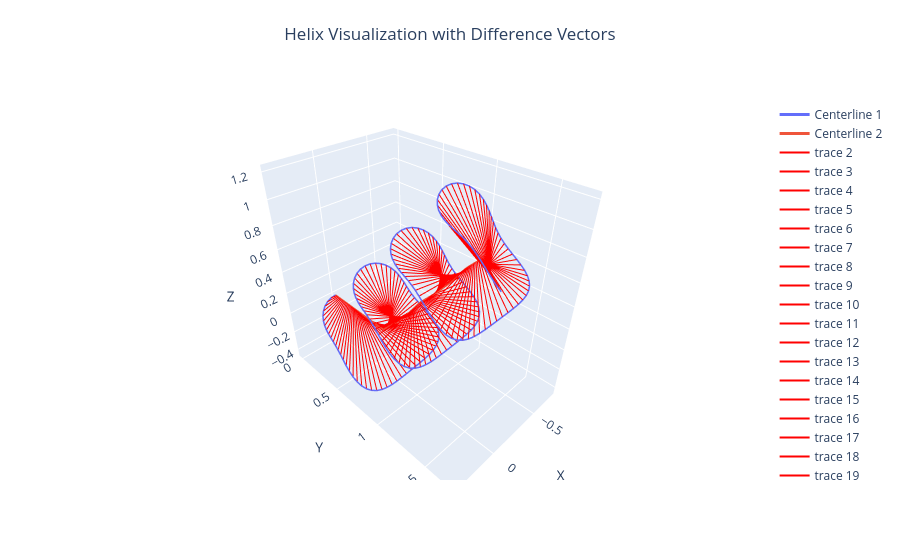

Notebook source saved alongside this figure:
### Code cell
import numpy as np
from scipy.interpolate import interp1d

group_size = 61
real_centerline = np.zeros_like(r[:-group_size, :])
# average positions considering group size of 5
for i in range(group_size):
    real_centerline += r[i:-group_size+i, :]
real_centerline /= group_size

real_centerline = np.concatenate((r[0:1, :], real_centerline, r[-1:, :]), axis=0) # adding top clamped point

#redistributing points along centerline to be uniformly spaced
distances = np.cumsum(np.linalg.norm(np.diff(real_centerline, axis=0), axis=1))
distances = np.insert(distances, 0, 0)

n_new = len(r)  # Same # points as helix
new_distances = np.linspace(0, distances[-1], n_new)
interp_func = interp1d(distances, real_centerline, axis=0, kind='linear')  # Linear interpolation
real_centerline = interp_func(new_distances)

print(len(r))
print(len(real_centerline))
deltas_vec = r - real_centerline
n_fake = np.zeros_like(n)

curl = r
helices = [(r,n), (real_centerline, n_fake)]
fig = go.Figure()

# Plot each helix
for idx, (r, n) in enumerate(helices):
    # Plot centerline
    fig.add_trace(go.Scatter3d(
        x=r[:, 0], y=r[:, 1], z=r[:, 2],
        mode='lines',
        line=dict(width=3),
        name=f'Centerline {idx + 1}'
    ))

# plot difference vectors
for i in range(len(curl)):
    fig.add_trace(go.Scatter3d(
        x=[curl[i, 0], real_centerline[i, 0]], 
        y=[curl[i, 1], real_centerline[i, 1]],
        z=[curl[i, 2], real_centerline[i, 2]],
        mode='lines',  # Plot each vector as a line
        line=dict(color='red', width=2),  # Red color for the lines
        showlegend=True  # Avoid cluttering the legend
    ))

# Update layout
fig.update_layout(
    scene=dict(
        xaxis_title='X',
        yaxis_title='Y',
        zaxis_title='Z',
    ),
    title=dict(text='Helix Visualization with Difference Vectors', y=0.95, x=0.5, xanchor='center', yanchor='top'),
)

fig.show()

### Figure 1 — Plotly figure (JSON) as saved in the notebook; plotly's stock layout.template omitted (floating-point values rounded to 4 significant figures; data arrays with more than 128 entries replaced by an {"elided": "..."} marker saying what was removed)
{"data": [{"line": {"width": 3}, "mode": "lines", "name": "Centerline 1", "type": "scatter3d", "x": {"elided": "200 float values"}, "y": {"elided": "200 float values"}, "z": {"elided": "200 float values"}}, {"line": {"width": 3}, "mode": "lines", "name": "Centerline 2", "type": "scatter3d", "x": {"elided": "200 float values"}, "y": {"elided": "200 float values"}, "z": {"elided": "200 float values"}}, {"line": {"color": "red", "width": 2}, "mode": "lines", "showlegend": true, "type": "scatter3d", "x": [0, 0], "y": [0, 0], "z": [0, 0]}, {"line": {"color": "red", "width": 2}, "mode": "lines", "showlegend": true, "type": "scatter3d", "x": [0.04987, -0.001623], "y": [0.003964, 0.01137], "z": [-0.003567, -0.002518]}, {"line": {"color": "red", "width": 2}, "mode": "lines", "showlegend": true, "type": "scatter3d", "x": [0.09752, -0.003246], "y": [0.01632, 0.02275], "z": [-0.01319, -0.005037]}, {"line": {"color": "red", "width": 2}, "mode": "lines", "showlegend": true, "type": "scatter3d", "x": [0.141, -0.004869], "y": [0.03718, 0.03412], "z": [-0.02694, -0.007555]}, {"line": {"color": "red", "width": 2}, "mode": "lines", "showlegend": true, "type": "scatter3d", "x": [0.179, -0.006492], "y": [0.06592, 0.0455], "z": [-0.04266, -0.01007]}, {"line": {"color": "red", "width": 2}, "mode": "lines", "showlegend": true, "type": "scatter3d", "x": [0.2109, -0.008115], "y": [0.1014, 0.05687], "z": [-0.05833, -0.01259]}, {"line": {"color": "red", "width": 2}, "mode": "lines", "showlegend": true, "type": "scatter3d", "x": [0.2369, -0.009738], "y": [0.142, 0.06825], "z": [-0.07233, -0.01511]}, {"line": {"color": "red", "width": 2}, "mode": "lines", "showlegend": true, "type": "scatter3d", "x": [0.2577, -0.01136], "y": [0.1863, 0.07962], "z": [-0.08364, -0.01763]}, {"line": {"color": "red", "width": 2}, "mode": "lines", "showlegend": true, "type": "scatter3d", "x": [0.2746, -0.01298], "y": [0.2329, 0.091], "z": [-0.0919, -0.02015]}, {"line": {"color": "red", "width": 2}, "mode": "lines", "showlegend": true, "type": "scatter3d", "x": [0.2888, -0.01461], "y": [0.2807, 0.1024], "z": [-0.09741, -0.02267]}, {"line": {"color": "red", "width": 2}, "mode": "lines", "showlegend": true, "type": "scatter3d", "x": [0.3016, -0.01623], "y": [0.3292, 0.1137], "z": [-0.101, -0.02518]}, {"line": {"color": "red", "width": 2}, "mode": "lines", "showlegend": true, "type": "scatter3d", "x": [0.3141, -0.01785], "y": [0.3778, 0.1251], "z": [-0.1039, -0.0277]}, {"line": {"color": "red", "width": 2}, "mode": "lines", "showlegend": true, "type": "scatter3d", "x": [0.3268, -0.01948], "y": [0.4262, 0.1365], "z": [-0.1078, -0.03022]}, {"line": {"color": "red", "width": 2}, "mode": "lines", "showlegend": true, "type": "scatter3d", "x": [0.3398, -0.0211], "y": [0.4743, 0.1479], "z": [-0.1142, -0.03274]}, {"line": {"color": "red", "width": 2}, "mode": "lines", "showlegend": true, "type": "scatter3d", "x": [0.3526, -0.02272], "y": [0.5218, 0.1592], "z": [-0.1246, -0.03526]}, {"line": {"color": "red", "width": 2}, "mode": "lines", "showlegend": true, "type": "scatter3d", "x": [0.364, -0.02435], "y": [0.568, 0.1706], "z": [-0.1405, -0.03778]}, {"line": {"color": "red", "width": 2}, "mode": "lines", "showlegend": true, "type": "scatter3d", "x": [0.3727, -0.02597], "y": [0.6123, 0.182], "z": [-0.1625, -0.04029]}, {"line": {"color": "red", "width": 2}, "mode": "lines", "showlegend": true, "type": "scatter3d", "x": [0.3769, -0.02759], "y": [0.6537, 0.1934], "z": [-0.1906, -0.04281]}, {"line": {"color": "red", "width": 2}, "mode": "lines", "showlegend": true, "type": "scatter3d", "x": [0.3746, -0.02922], "y": [0.6911, 0.2047], "z": [-0.224, -0.04533]}, {"line": {"color": "red", "width": 2}, "mode": "lines", "showlegend": true, "type": "scatter3d", "x": [0.3646, -0.03084], "y": [0.7236, 0.2161], "z": [-0.2608, -0.04785]}, {"line": {"color": "red", "width": 2}, "mode": "lines", "showlegend": true, "type": "scatter3d", "x": [0.346, -0.03246], "y": [0.7504, 0.2275], "z": [-0.2989, -0.05037]}, {"line": {"color": "red", "width": 2}, "mode": "lines", "showlegend": true, "type": "scatter3d", "x": [0.3187, -0.03408], "y": [0.7714, 0.2389], "z": [-0.3354, -0.05289]}, {"line": {"color": "red", "width": 2}, "mode": "lines", "showlegend": true, "type": "scatter3d", "x": [0.2835, -0.03571], "y": [0.7868, 0.2502], "z": [-0.3676, -0.0554]}, {"line": {"color": "red", "width": 2}, "mode": "lines", "showlegend": true, "type": "scatter3d", "x": [0.2418, -0.03733], "y": [0.7975, 0.2616], "z": [-0.3934, -0.05792]}, {"line": {"color": "red", "width": 2}, "mode": "lines", "showlegend": true, "type": "scatter3d", "x": [0.1955, -0.03895], "y": [0.8045, 0.273], "z": [-0.4114, -0.06044]}, {"line": {"color": "red", "width": 2}, "mode": "lines", "showlegend": true, "type": "scatter3d", "x": [0.1466, -0.04058], "y": [0.8093, 0.2844], "z": [-0.4212, -0.06296]}, {"line": {"color": "red", "width": 2}, "mode": "lines", "showlegend": true, "type": "scatter3d", "x": [0.09654, -0.0422], "y": [0.8132, 0.2957], "z": [-0.4232, -0.06548]}, {"line": {"color": "red", "width": 2}, "mode": "lines", "showlegend": true, "type": "scatter3d", "x": [0.04672, -0.04382], "y": [0.8174, 0.3071], "z": [-0.4184, -0.068]}, {"line": {"color": "red", "width": 2}, "mode": "lines", "showlegend": true, "type": "scatter3d", "x": [-0.002235, -0.04545], "y": [0.8225, 0.3185], "z": [-0.4084, -0.07051]}, {"line": {"color": "red", "width": 2}, "mode": "lines", "showlegend": true, "type": "scatter3d", "x": [-0.0502, -0.04707], "y": [0.8289, 0.3299], "z": [-0.3948, -0.07303]}, {"line": {"color": "red", "width": 2}, "mode": "lines", "showlegend": true, "type": "scatter3d", "x": [-0.09746, -0.04869], "y": [0.8362, 0.3412], "z": [-0.3794, -0.07555]}, {"line": {"color": "red", "width": 2}, "mode": "lines", "showlegend": true, "type": "scatter3d", "x": [-0.1445, -0.05032], "y": [0.8439, 0.3526], "z": [-0.3635, -0.07807]}, {"line": {"color": "red", "width": 2}, "mode": "lines", "showlegend": true, "type": "scatter3d", "x": [-0.1919, -0.05194], "y": [0.8507, 0.364], "z": [-0.3483, -0.08059]}, {"line": {"color": "red", "width": 2}, "mode": "lines", "showlegend": true, "type": "scatter3d", "x": [-0.24, -0.05356], "y": [0.8553, 0.3754], "z": [-0.3344, -0.08311]}, {"line": {"color": "red", "width": 2}, "mode": "lines", "showlegend": true, "type": "scatter3d", "x": [-0.2887, -0.05518], "y": [0.856, 0.3867], "z": [-0.3223, -0.08562]}, {"line": {"color": "red", "width": 2}, "mode": "lines", "showlegend": true, "type": "scatter3d", "x": [-0.3376, -0.05681], "y": [0.8511, 0.3981], "z": [-0.3119, -0.08814]}, {"line": {"color": "red", "width": 2}, "mode": "lines", "showlegend": true, "type": "scatter3d", "x": [-0.3855, -0.05843], "y": [0.8393, 0.4095], "z": [-0.3026, -0.09066]}, {"line": {"color": "red", "width": 2}, "mode": "lines", "showlegend": true, "type": "scatter3d", "x": [-0.4308, -0.06005], "y": [0.8196, 0.4209], "z": [-0.2936, -0.09318]}, {"line": {"color": "red", "width": 2}, "mode": "lines", "showlegend": true, "type": "scatter3d", "x": [-0.4715, -0.06168], "y": [0.792, 0.4322], "z": [-0.2838, -0.0957]}, {"line": {"color": "red", "width": 2}, "mode": "lines", "showlegend": true, "type": "scatter3d", "x": [-0.5056, -0.0633], "y": [0.7571, 0.4436], "z": [-0.2721, -0.09822]}, {"line": {"color": "red", "width": 2}, "mode": "lines", "showlegend": true, "type": "scatter3d", "x": [-0.5315, -0.06492], "y": [0.7168, 0.455], "z": [-0.2572, -0.1007]}, {"line": {"color": "red", "width": 2}, "mode": "lines", "showlegend": true, "type": "scatter3d", "x": [-0.5481, -0.06655], "y": [0.6734, 0.4664], "z": [-0.2382, -0.1033]}, {"line": {"color": "red", "width": 2}, "mode": "lines", "showlegend": true, "type": "scatter3d", "x": [-0.5551, -0.06817], "y": [0.6296, 0.4777], "z": [-0.2148, -0.1058]}, {"line": {"color": "red", "width": 2}, "mode": "lines", "showlegend": true, "type": "scatter3d", "x": [-0.5533, -0.06979], "y": [0.5881, 0.4891], "z": [-0.1867, -0.1083]}, {"line": {"color": "red", "width": 2}, "mode": "lines", "showlegend": true, "type": "scatter3d", "x": [-0.544, -0.07142], "y": [0.551, 0.5005], "z": [-0.1543, -0.1108]}, {"line": {"color": "red", "width": 2}, "mode": "lines", "showlegend": true, "type": "scatter3d", "x": [-0.5292, -0.07304], "y": [0.5196, 0.5119], "z": [-0.118, -0.1133]}, {"line": {"color": "red", "width": 2}, "mode": "lines", "showlegend": true, "type": "scatter3d", "x": [-0.5109, -0.07466], "y": [0.4945, 0.5232], "z": [-0.07861, -0.1158]}, {"line": {"color": "red", "width": 2}, "mode": "lines", "showlegend": true, "type": "scatter3d", "x": [-0.4907, -0.0762], "y": [0.4752, 0.534], "z": [-0.03682, -0.1167]}, {"line": {"color": "red", "width": 2}, "mode": "lines", "showlegend": true, "type": "scatter3d", "x": [-0.4701, -0.07728], "y": [0.4609, 0.5417], "z": [0.006706, -0.1078]}, {"line": {"color": "red", "width": 2}, "mode": "lines", "showlegend": true, "type": "scatter3d", "x": [-0.4499, -0.07846], "y": [0.4501, 0.5495], "z": [0.0514, -0.09909]}, {"line": {"color": "red", "width": 2}, "mode": "lines", "showlegend": true, "type": "scatter3d", "x": [-0.4302, -0.07984], "y": [0.4412, 0.5576], "z": [0.09676, -0.09062]}, {"line": {"color": "red", "width": 2}, "mode": "lines", "showlegend": true, "type": "scatter3d", "x": [-0.4106, -0.08138], "y": [0.4326, 0.5657], "z": [0.1422, -0.08224]}, {"line": {"color": "red", "width": 2}, "mode": "lines", "showlegend": true, "type": "scatter3d", "x": [-0.3903, -0.08306], "y": [0.4232, 0.5738], "z": [0.1872, -0.07389]}, {"line": {"color": "red", "width": 2}, "mode": "lines", "showlegend": true, "type": "scatter3d", "x": [-0.3682, -0.08483], "y": [0.4119, 0.5819], "z": [0.2309, -0.06552]}, {"line": {"color": "red", "width": 2}, "mode": "lines", "showlegend": true, "type": "scatter3d", "x": [-0.3429, -0.08663], "y": [0.3985, 0.5899], "z": [0.2722, -0.05713]}, {"line": {"color": "red", "width": 2}, "mode": "lines", "showlegend": true, "type": "scatter3d", "x": [-0.3134, -0.08843], "y": [0.3831, 0.5979], "z": [0.3098, -0.04872]}, {"line": {"color": "red", "width": 2}, "mode": "lines", "showlegend": true, "type": "scatter3d", "x": [-0.2788, -0.0902], "y": [0.3668, 0.606], "z": [0.3423, -0.04031]}, {"line": {"color": "red", "width": 2}, "mode": "lines", "showlegend": true, "type": "scatter3d", "x": [-0.239, -0.09194], "y": [0.351, 0.614], "z": [0.3684, -0.03193]}, {"line": {"color": "red", "width": 2}, "mode": "lines", "showlegend": true, "type": "scatter3d", "x": [-0.1943, -0.09371], "y": [0.3376, 0.6221], "z": [0.3869, -0.02361]}, {"line": {"color": "red", "width": 2}, "mode": "lines", "showlegend": true, "type": "scatter3d", "x": [-0.146, -0.09556], "y": [0.3288, 0.6303], "z": [0.3972, -0.01536]}, {"line": {"color": "red", "width": 2}, "mode": "lines", "showlegend": true, "type": "scatter3d", "x": [-0.09596, -0.09761], "y": [0.3264, 0.6385], "z": [0.3996, -0.007188]}, {"line": {"color": "red", "width": 2}, "mode": "lines", "showlegend": true, "type": "scatter3d", "x": [-0.04633, -0.09991], "y": [0.3319, 0.6467], "z": [0.3948, 0.0009461]}, {"line": {"color": "red", "width": 2}, "mode": "lines", "showlegend": true, "type": "scatter3d", "x": [0.0007009, -0.1025], "y": [0.3459, 0.6548], "z": [0.3845, 0.009098]}, {"line": {"color": "red", "width": 2}, "mode": "lines", "showlegend": true, "type": "scatter3d", "x": [0.04333, -0.1055], "y": [0.3685, 0.6626], "z": [0.3708, 0.01734]}, {"line": {"color": "red", "width": 2}, "mode": "lines", "showlegend": true, "type": "scatter3d", "x": [0.08037, -0.1087], "y": [0.3988, 0.6702], "z": [0.3556, 0.02572]}, {"line": {"color": "red", "width": 2}, "mode": "lines", "showlegend": true, "type": "scatter3d", "x": [0.1114, -0.112], "y": [0.4354, 0.6776], "z": [0.3409, 0.03425]}, {"line": {"color": "red", "width": 2}, "mode": "lines", "showlegend": true, "type": "scatter3d", "x": [0.1367, -0.1153], "y": [0.4768, 0.6849], "z": [0.3282, 0.04292]}, {"line": {"color": "red", "width": 2}, "mode": "lines", "showlegend": true, "type": "scatter3d", "x": [0.1572, -0.1186], "y": [0.5216, 0.692], "z": [0.3184, 0.05168]}, {"line": {"color": "red", "width": 2}, "mode": "lines", "showlegend": true, "type": "scatter3d", "x": [0.1742, -0.1219], "y": [0.5684, 0.6991], "z": [0.3115, 0.06049]}, {"line": {"color": "red", "width": 2}, "mode": "lines", "showlegend": true, "type": "scatter3d", "x": [0.1888, -0.125], "y": [0.6163, 0.7062], "z": [0.3071, 0.06933]}, {"line": {"color": "red", "width": 2}, "mode": "lines", "showlegend": true, "type": "scatter3d", "x": [0.2025, -0.1282], "y": [0.6645, 0.7133], "z": [0.3043, 0.07815]}, {"line": {"color": "red", "width": 2}, "mode": "lines", "showlegend": true, "type": "scatter3d", "x": [0.216, -0.1313], "y": [0.7129, 0.7204], "z": [0.3017, 0.08696]}, {"line": {"color": "red", "width": 2}, "mode": "lines", "showlegend": true, "type": "scatter3d", "x": [0.2298, -0.1345], "y": [0.761, 0.7275], "z": [0.2977, 0.09576]}, {"line": {"color": "red", "width": 2}, "mode": "lines", "showlegend": true, "type": "scatter3d", "x": [0.2438, -0.1378], "y": [0.8088, 0.7346], "z": [0.2907, 0.1046]}, {"line": {"color": "red", "width": 2}, "mode": "lines", "showlegend": true, "type": "scatter3d", "x": [0.2574, -0.1411], "y": [0.8557, 0.7415], "z": [0.2791, 0.1135]}, {"line": {"color": "red", "width": 2}, "mode": "lines", "showlegend": true, "type": "scatter3d", "x": [0.2694, -0.1444], "y": [0.9013, 0.7483], "z": [0.2619, 0.1225]}, {"line": {"color": "red", "width": 2}, "mode": "lines", "showlegend": true, "type": "scatter3d", "x": [0.2781, -0.1475], "y": [0.9448, 0.755], "z": [0.2383, 0.1317]}, {"line": {"color": "red", "width": 2}, "mode": "lines", "showlegend": true, "type": "scatter3d", "x": [0.2818, -0.1504], "y": [0.9852, 0.7615], "z": [0.2088, 0.1411]}, {"line": {"color": "red", "width": 2}, "mode": "lines", "showlegend": true, "type": "scatter3d", "x": [0.2786, -0.1529], "y": [1.021, 0.7678], "z": [0.1742, 0.1506]}, {"line": {"color": "red", "width": 2}, "mode": "lines", "showlegend": true, "type": "scatter3d", "x": [0.2672, -0.1551], "y": [1.053, 0.7742], "z": [0.1367, 0.1602]}, {"line": {"color": "red", "width": 2}, "mode": "lines", "showlegend": true, "type": "scatter3d", "x": [0.2471, -0.1571], "y": [1.078, 0.7806], "z": [0.09861, 0.1699]}, {"line": {"color": "red", "width": 2}, "mode": "lines", "showlegend": true, "type": "scatter3d", "x": [0.2182, -0.1588], "y": [1.098, 0.7872], "z": [0.06279, 0.1796]}, {"line": {"color": "red", "width": 2}, "mode": "lines", "showlegend": true, "type": "scatter3d", "x": [0.1817, -0.1604], "y": [1.113, 0.7938], "z": [0.03177, 0.1891]}, {"line": {"color": "red", "width": 2}, "mode": "lines", "showlegend": true, "type": "scatter3d", "x": [0.139, -0.162], "y": [1.123, 0.8005], "z": [0.007552, 0.1987]}, {"line": {"color": "red", "width": 2}, "mode": "lines", "showlegend": true, "type": "scatter3d", "x": [0.09205, -0.1636], "y": [1.131, 0.8072], "z": [-0.00872, 0.2082]}, {"line": {"color": "red", "width": 2}, "mode": "lines", "showlegend": true, "type": "scatter3d", "x": [0.04281, -0.1653], "y": [1.136, 0.8139], "z": [-0.01683, 0.2177]}, {"line": {"color": "red", "width": 2}, "mode": "lines", "showlegend": true, "type": "scatter3d", "x": [-0.007159, -0.1669], "y": [1.141, 0.8206], "z": [-0.01738, 0.2272]}, {"line": {"color": "red", "width": 2}, "mode": "lines", "showlegend": true, "type": "scatter3d", "x": [-0.05677, -0.1686], "y": [1.146, 0.8273], "z": [-0.0116, 0.2367]}, {"line": {"color": "red", "width": 2}, "mode": "lines", "showlegend": true, "type": "scatter3d", "x": [-0.1055, -0.1701], "y": [1.153, 0.834], "z": [-0.00109, 0.2463]}, {"line": {"color": "red", "width": 2}, "mode": "lines", "showlegend": true, "type": "scatter3d", "x": [-0.1533, -0.1715], "y": [1.16, 0.8407], "z": [0.01246, 0.2559]}, {"line": {"color": "red", "width": 2}, "mode": "lines", "showlegend": true, "type": "scatter3d", "x": [-0.2005, -0.1728], "y": [1.169, 0.8475], "z": [0.02746, 0.2654]}, {"line": {"color": "red", "width": 2}, "mode": "lines", "showlegend": true, "type": "scatter3d", "x": [-0.2477, -0.174], "y": [1.177, 0.8545], "z": [0.04254, 0.2747]}, {"line": {"color": "red", "width": 2}, "mode": "lines", "showlegend": true, "type": "scatter3d", "x": [-0.2954, -0.175], "y": [1.184, 0.8618], "z": [0.05669, 0.2839]}, {"line": {"color": "red", "width": 2}, "mode": "lines", "showlegend": true, "type": "scatter3d", "x": [-0.3438, -0.1761], "y": [1.189, 0.8694], "z": [0.06927, 0.2928]}, {"line": {"color": "red", "width": 2}, "mode": "lines", "showlegend": true, "type": "scatter3d", "x": [-0.3928, -0.1773], "y": [1.189, 0.8772], "z": [0.08007, 0.3015]}, {"line": {"color": "red", "width": 2}, "mode": "lines", "showlegend": true, "type": "scatter3d", "x": [-0.4418, -0.1786], "y": [1.183, 0.8852], "z": [0.0893, 0.31]}, {"line": {"color": "red", "width": 2}, "mode": "lines", "showlegend": true, "type": "scatter3d", "x": [-0.4895, -0.1801], "y": [1.169, 0.8933], "z": [0.09759, 0.3184]}, {"line": {"color": "red", "width": 2}, "mode": "lines", "showlegend": true, "type": "scatter3d", "x": [-0.5342, -0.1818], "y": [1.148, 0.9014], "z": [0.1059, 0.3268]}, {"line": {"color": "red", "width": 2}, "mode": "lines", "showlegend": true, "type": "scatter3d", "x": [-0.5739, -0.1835], "y": [1.119, 0.9095], "z": [0.1154, 0.3352]}, {"line": {"color": "red", "width": 2}, "mode": "lines", "showlegend": true, "type": "scatter3d", "x": [-0.6066, -0.1853], "y": [1.083, 0.9176], "z": [0.1273, 0.3436]}, {"line": {"color": "red", "width": 2}, "mode": "lines", "showlegend": true, "type": "scatter3d", "x": [-0.6308, -0.187], "y": [1.042, 0.9256], "z": [0.1427, 0.352]}, {"line": {"color": "red", "width": 2}, "mode": "lines", "showlegend": true, "type": "scatter3d", "x": [-0.6456, -0.1888], "y": [0.9981, 0.9336], "z": [0.1626, 0.3604]}, {"line": {"color": "red", "width": 2}, "mode": "lines", "showlegend": true, "type": "scatter3d", "x": [-0.6511, -0.1905], "y": [0.9547, 0.9417], "z": [0.1871, 0.3688]}, {"line": {"color": "red", "width": 2}, "mode": "lines", "showlegend": true, "type": "scatter3d", "x": [-0.6482, -0.1923], "y": [0.9141, 0.9498], "z": [0.2164, 0.3772]}, {"line": {"color": "red", "width": 2}, "mode": "lines", "showlegend": true, "type": "scatter3d", "x": [-0.6383, -0.1941], "y": [0.8782, 0.958], "z": [0.2501, 0.3854]}, {"line": {"color": "red", "width": 2}, "mode": "lines", "showlegend": true, "type": "scatter3d", "x": [-0.6233, -0.1961], "y": [0.8482, 0.9662], "z": [0.2875, 0.3936]}, {"line": {"color": "red", "width": 2}, "mode": "lines", "showlegend": true, "type": "scatter3d", "x": [-0.6053, -0.1983], "y": [0.8244, 0.9743], "z": [0.3278, 0.4017]}, {"line": {"color": "red", "width": 2}, "mode": "lines", "showlegend": true, "type": "scatter3d", "x": [-0.586, -0.2009], "y": [0.8062, 0.9824], "z": [0.3704, 0.4099]}, {"line": {"color": "red", "width": 2}, "mode": "lines", "showlegend": true, "type": "scatter3d", "x": [-0.5664, -0.2038], "y": [0.7925, 0.9903], "z": [0.4146, 0.4181]}, {"line": {"color": "red", "width": 2}, "mode": "lines", "showlegend": true, "type": "scatter3d", "x": [-0.5472, -0.207], "y": [0.7818, 0.998], "z": [0.4598, 0.4265]}, {"line": {"color": "red", "width": 2}, "mode": "lines", "showlegend": true, "type": "scatter3d", "x": [-0.5285, -0.2103], "y": [0.7725, 1.005], "z": [0.5055, 0.435]}, {"line": {"color": "red", "width": 2}, "mode": "lines", "showlegend": true, "type": "scatter3d", "x": [-0.5097, -0.2136], "y": [0.7633, 1.013], "z": [0.5512, 0.4436]}, {"line": {"color": "red", "width": 2}, "mode": "lines", "showlegend": true, "type": "scatter3d", "x": [-0.4899, -0.2169], "y": [0.7527, 1.02], "z": [0.5962, 0.4523]}, {"line": {"color": "red", "width": 2}, "mode": "lines", "showlegend": true, "type": "scatter3d", "x": [-0.4679, -0.2202], "y": [0.7402, 1.027], "z": [0.6395, 0.4611]}, {"line": {"color": "red", "width": 2}, "mode": "lines", "showlegend": true, "type": "scatter3d", "x": [-0.4424, -0.2233], "y": [0.7254, 1.034], "z": [0.6802, 0.47]}, {"line": {"color": "red", "width": 2}, "mode": "lines", "showlegend": true, "type": "scatter3d", "x": [-0.4123, -0.2265], "y": [0.7089, 1.041], "z": [0.7169, 0.4788]}, {"line": {"color": "red", "width": 2}, "mode": "lines", "showlegend": true, "type": "scatter3d", "x": [-0.377, -0.2296], "y": [0.6917, 1.048], "z": [0.7481, 0.4876]}, {"line": {"color": "red", "width": 2}, "mode": "lines", "showlegend": true, "type": "scatter3d", "x": [-0.3363, -0.2328], "y": [0.6755, 1.055], "z": [0.7725, 0.4963]}, {"line": {"color": "red", "width": 2}, "mode": "lines", "showlegend": true, "type": "scatter3d", "x": [-0.2908, -0.2361], "y": [0.6623, 1.063], "z": [0.7893, 0.5052]}, {"line": {"color": "red", "width": 2}, "mode": "lines", "showlegend": true, "type": "scatter3d", "x": [-0.2421, -0.2394], "y": [0.6542, 1.069], "z": [0.7979, 0.514]}, {"line": {"color": "red", "width": 2}, "mode": "lines", "showlegend": true, "type": "scatter3d", "x": [-0.192, -0.2427], "y": [0.6531, 1.076], "z": [0.7988, 0.523]}, {"line": {"color": "red", "width": 2}, "mode": "lines", "showlegend": true, "type": "scatter3d", "x": [-0.1426, -0.2459], "y": [0.6602, 1.083], "z": [0.793, 0.5322]}, {"line": {"color": "red", "width": 2}, "mode": "lines", "showlegend": true, "type": "scatter3d", "x": [-0.09627, -0.2488], "y": [0.676, 1.089], "z": [0.7822, 0.5415]}, {"line": {"color": "red", "width": 2}, "mode": "lines", "showlegend": true, "type": "scatter3d", "x": [-0.05453, -0.2514], "y": [0.7003, 1.096], "z": [0.7686, 0.551]}, {"line": {"color": "red", "width": 2}, "mode": "lines", "showlegend": true, "type": "scatter3d", "x": [-0.01843, -0.2536], "y": [0.732, 1.102], "z": [0.7541, 0.5607]}, {"line": {"color": "red", "width": 2}, "mode": "lines", "showlegend": true, "type": "scatter3d", "x": [0.01177, -0.2556], "y": [0.7698, 1.109], "z": [0.7405, 0.5703]}, {"line": {"color": "red", "width": 2}, "mode": "lines", "showlegend": true, "type": "scatter3d", "x": [0.03654, -0.2573], "y": [0.8119, 1.115], "z": [0.7292, 0.58]}, {"line": {"color": "red", "width": 2}, "mode": "lines", "showlegend": true, "type": "scatter3d", "x": [0.05685, -0.259], "y": [0.8571, 1.122], "z": [0.7208, 0.5896]}, {"line": {"color": "red", "width": 2}, "mode": "lines", "showlegend": true, "type": "scatter3d", "x": [0.07396, -0.2606], "y": [0.904, 1.128], "z": [0.7152, 0.5991]}, {"line": {"color": "red", "width": 2}, "mode": "lines", "showlegend": true, "type": "scatter3d", "x": [0.08919, -0.2622], "y": [0.9518, 1.135], "z": [0.7119, 0.6087]}, {"line": {"color": "red", "width": 2}, "mode": "lines", "showlegend": true, "type": "scatter3d", "x": [0.1037, -0.2639], "y": [0.9998, 1.142], "z": [0.7097, 0.6182]}, {"line": {"color": "red", "width": 2}, "mode": "lines", "showlegend": true, "type": "scatter3d", "x": [0.1182, -0.2656], "y": [1.048, 1.149], "z": [0.7073, 0.6277]}, {"line": {"color": "red", "width": 2}, "mode": "lines", "showlegend": true, "type": "scatter3d", "x": [0.1331, -0.2673], "y": [1.096, 1.155], "z": [0.7031, 0.6372]}, {"line": {"color": "red", "width": 2}, "mode": "lines", "showlegend": true, "type": "scatter3d", "x": [0.1482, -0.2689], "y": [1.143, 1.162], "z": [0.6953, 0.6468]}, {"line": {"color": "red", "width": 2}, "mode": "lines", "showlegend": true, "type": "scatter3d", "x": [0.1625, -0.2703], "y": [1.189, 1.169], "z": [0.6826, 0.6564]}, {"line": {"color": "red", "width": 2}, "mode": "lines", "showlegend": true, "type": "scatter3d", "x": [0.1749, -0.2716], "y": [1.234, 1.175], "z": [0.6639, 0.6659]}, {"line": {"color": "red", "width": 2}, "mode": "lines", "showlegend": true, "type": "scatter3d", "x": [0.1835, -0.2728], "y": [1.277, 1.182], "z": [0.6388, 0.6753]}, {"line": {"color": "red", "width": 2}, "mode": "lines", "showlegend": true, "type": "scatter3d", "x": [0.1865, -0.2738], "y": [1.316, 1.19], "z": [0.6078, 0.6845]}, {"line": {"color": "red", "width": 2}, "mode": "lines", "showlegend": true, "type": "scatter3d", "x": [0.1822, -0.2749], "y": [1.351, 1.197], "z": [0.5722, 0.6934]}, {"line": {"color": "red", "width": 2}, "mode": "lines", "showlegend": true, "type": "scatter3d", "x": [0.1695, -0.2761], "y": [1.381, 1.205], "z": [0.5342, 0.7022]}, {"line": {"color": "red", "width": 2}, "mode": "lines", "showlegend": true, "type": "scatter3d", "x": [0.1477, -0.2774], "y": [1.406, 1.213], "z": [0.4962, 0.7107]}, {"line": {"color": "red", "width": 2}, "mode": "lines", "showlegend": true, "type": "scatter3d", "x": [0.1173, -0.2788], "y": [1.425, 1.221], "z": [0.4612, 0.7191]}, {"line": {"color": "red", "width": 2}, "mode": "lines", "showlegend": true, "type": "scatter3d", "x": [0.07946, -0.2804], "y": [1.439, 1.229], "z": [0.4315, 0.7275]}, {"line": {"color": "red", "width": 2}, "mode": "lines", "showlegend": true, "type": "scatter3d", "x": [0.03582, -0.2822], "y": [1.45, 1.237], "z": [0.409, 0.7359]}, {"line": {"color": "red", "width": 2}, "mode": "lines", "showlegend": true, "type": "scatter3d", "x": [-0.01162, -0.2839], "y": [1.457, 1.245], "z": [0.3944, 0.7443]}, {"line": {"color": "red", "width": 2}, "mode": "lines", "showlegend": true, "type": "scatter3d", "x": [-0.06102, -0.2857], "y": [1.463, 1.253], "z": [0.3879, 0.7527]}, {"line": {"color": "red", "width": 2}, "mode": "lines", "showlegend": true, "type": "scatter3d", "x": [-0.1109, -0.2874], "y": [1.469, 1.261], "z": [0.3887, 0.7611]}, {"line": {"color": "red", "width": 2}, "mode": "lines", "showlegend": true, "type": "scatter3d", "x": [-0.1603, -0.2891], "y": [1.476, 1.269], "z": [0.3953, 0.7696]}, {"line": {"color": "red", "width": 2}, "mode": "lines", "showlegend": true, "type": "scatter3d", "x": [-0.2087, -0.2908], "y": [1.483, 1.277], "z": [0.4062, 0.7779]}, {"line": {"color": "red", "width": 2}, "mode": "lines", "showlegend": true, "type": "scatter3d", "x": [-0.2563, -0.2926], "y": [1.492, 1.286], "z": [0.4196, 0.7862]}, {"line": {"color": "red", "width": 2}, "mode": "lines", "showlegend": true, "type": "scatter3d", "x": [-0.3036, -0.2946], "y": [1.501, 1.294], "z": [0.434, 0.7944]}, {"line": {"color": "red", "width": 2}, "mode": "lines", "showlegend": true, "type": "scatter3d", "x": [-0.3509, -0.2968], "y": [1.51, 1.302], "z": [0.4482, 0.8025]}, {"line": {"color": "red", "width": 2}, "mode": "lines", "showlegend": true, "type": "scatter3d", "x": [-0.3989, -0.2895], "y": [1.518, 1.31], "z": [0.4612, 0.8055]}, {"line": {"color": "red", "width": 2}, "mode": "lines", "showlegend": true, "type": "scatter3d", "x": [-0.4476, -0.2819], "y": [1.522, 1.319], "z": [0.4725, 0.8081]}, {"line": {"color": "red", "width": 2}, "mode": "lines", "showlegend": true, "type": "scatter3d", "x": [-0.497, -0.2742], "y": [1.521, 1.327], "z": [0.482, 0.8108]}, {"line": {"color": "red", "width": 2}, "mode": "lines", "showlegend": true, "type": "scatter3d", "x": [-0.546, -0.2665], "y": [1.514, 1.336], "z": [0.4901, 0.8135]}, {"line": {"color": "red", "width": 2}, "mode": "lines", "showlegend": true, "type": "scatter3d", "x": [-0.5934, -0.2588], "y": [1.499, 1.344], "z": [0.4975, 0.8162]}, {"line": {"color": "red", "width": 2}, "mode": "lines", "showlegend": true, "type": "scatter3d", "x": [-0.6374, -0.2512], "y": [1.476, 1.353], "z": [0.5052, 0.8189]}, {"line": {"color": "red", "width": 2}, "mode": "lines", "showlegend": true, "type": "scatter3d", "x": [-0.6759, -0.2435], "y": [1.446, 1.361], "z": [0.5145, 0.8216]}, {"line": {"color": "red", "width": 2}, "mode": "lines", "showlegend": true, "type": "scatter3d", "x": [-0.7071, -0.2358], "y": [1.408, 1.37], "z": [0.5267, 0.8242]}, {"line": {"color": "red", "width": 2}, "mode": "lines", "showlegend": true, "type": "scatter3d", "x": [-0.7296, -0.2281], "y": [1.366, 1.378], "z": [0.5429, 0.8269]}, {"line": {"color": "red", "width": 2}, "mode": "lines", "showlegend": true, "type": "scatter3d", "x": [-0.7428, -0.2204], "y": [1.323, 1.387], "z": [0.5637, 0.8296]}, {"line": {"color": "red", "width": 2}, "mode": "lines", "showlegend": true, "type": "scatter3d", "x": [-0.7469, -0.2128], "y": [1.28, 1.395], "z": [0.5894, 0.8323]}, {"line": {"color": "red", "width": 2}, "mode": "lines", "showlegend": true, "type": "scatter3d", "x": [-0.7429, -0.2051], "y": [1.24, 1.404], "z": [0.62, 0.835]}, {"line": {"color": "red", "width": 2}, "mode": "lines", "showlegend": true, "type": "scatter3d", "x": [-0.7325, -0.1974], "y": [1.206, 1.412], "z": [0.6548, 0.8377]}, {"line": {"color": "red", "width": 2}, "mode": "lines", "showlegend": true, "type": "scatter3d", "x": [-0.7176, -0.1897], "y": [1.177, 1.421], "z": [0.6933, 0.8404]}, {"line": {"color": "red", "width": 2}, "mode": "lines", "showlegend": true, "type": "scatter3d", "x": [-0.7001, -0.1821], "y": [1.155, 1.429], "z": [0.7346, 0.843]}, {"line": {"color": "red", "width": 2}, "mode": "lines", "showlegend": true, "type": "scatter3d", "x": [-0.6816, -0.1744], "y": [1.137, 1.438], "z": [0.778, 0.8457]}, {"line": {"color": "red", "width": 2}, "mode": "lines", "showlegend": true, "type": "scatter3d", "x": [-0.663, -0.1667], "y": [1.124, 1.446], "z": [0.8227, 0.8484]}, {"line": {"color": "red", "width": 2}, "mode": "lines", "showlegend": true, "type": "scatter3d", "x": [-0.6449, -0.159], "y": [1.113, 1.455], "z": [0.8684, 0.8511]}, {"line": {"color": "red", "width": 2}, "mode": "lines", "showlegend": true, "type": "scatter3d", "x": [-0.6272, -0.1514], "y": [1.104, 1.463], "z": [0.9144, 0.8538]}, {"line": {"color": "red", "width": 2}, "mode": "lines", "showlegend": true, "type": "scatter3d", "x": [-0.6091, -0.1437], "y": [1.094, 1.472], "z": [0.9602, 0.8565]}, {"line": {"color": "red", "width": 2}, "mode": "lines", "showlegend": true, "type": "scatter3d", "x": [-0.5897, -0.136], "y": [1.082, 1.48], "z": [1.005, 0.8591]}, {"line": {"color": "red", "width": 2}, "mode": "lines", "showlegend": true, "type": "scatter3d", "x": [-0.5677, -0.1283], "y": [1.068, 1.489], "z": [1.048, 0.8618]}, {"line": {"color": "red", "width": 2}, "mode": "lines", "showlegend": true, "type": "scatter3d", "x": [-0.5419, -0.1206], "y": [1.052, 1.497], "z": [1.088, 0.8645]}, {"line": {"color": "red", "width": 2}, "mode": "lines", "showlegend": true, "type": "scatter3d", "x": [-0.5112, -0.113], "y": [1.034, 1.506], "z": [1.124, 0.8672]}, {"line": {"color": "red", "width": 2}, "mode": "lines", "showlegend": true, "type": "scatter3d", "x": [-0.475, -0.1053], "y": [1.016, 1.514], "z": [1.153, 0.8699]}, {"line": {"color": "red", "width": 2}, "mode": "lines", "showlegend": true, "type": "scatter3d", "x": [-0.4334, -0.09762], "y": [1.0, 1.523], "z": [1.176, 0.8726]}, {"line": {"color": "red", "width": 2}, "mode": "lines", "showlegend": true, "type": "scatter3d", "x": [-0.3873, -0.08994], "y": [0.9871, 1.531], "z": [1.191, 0.8752]}, {"line": {"color": "red", "width": 2}, "mode": "lines", "showlegend": true, "type": "scatter3d", "x": [-0.3381, -0.08226], "y": [0.98, 1.54], "z": [1.198, 0.8779]}, {"line": {"color": "red", "width": 2}, "mode": "lines", "showlegend": true, "type": "scatter3d", "x": [-0.288, -0.07459], "y": [0.9803, 1.548], "z": [1.198, 0.8806]}, {"line": {"color": "red", "width": 2}, "mode": "lines", "showlegend": true, "type": "scatter3d", "x": [-0.2391, -0.06691], "y": [0.9891, 1.557], "z": [1.191, 0.8833]}, {"line": {"color": "red", "width": 2}, "mode": "lines", "showlegend": true, "type": "scatter3d", "x": [-0.1934, -0.05923], "y": [1.007, 1.565], "z": [1.18, 0.886]}, {"line": {"color": "red", "width": 2}, "mode": "lines", "showlegend": true, "type": "scatter3d", "x": [-0.1526, -0.05156], "y": [1.033, 1.574], "z": [1.167, 0.8887]}, {"line": {"color": "red", "width": 2}, "mode": "lines", "showlegend": true, "type": "scatter3d", "x": [-0.1174, -0.04388], "y": [1.066, 1.582], "z": [1.153, 0.8914]}, {"line": {"color": "red", "width": 2}, "mode": "lines", "showlegend": true, "type": "scatter3d", "x": [-0.08791, -0.0362], "y": [1.104, 1.591], "z": [1.141, 0.894]}, {"line": {"color": "red", "width": 2}, "mode": "lines", "showlegend": true, "type": "scatter3d", "x": [-0.06361, -0.02853], "y": [1.147, 1.599], "z": [1.131, 0.8967]}, {"line": {"color": "red", "width": 2}, "mode": "lines", "showlegend": true, "type": "scatter3d", "x": [-0.0434, -0.02085], "y": [1.193, 1.608], "z": [1.124, 0.8994]}, {"line": {"color": "red", "width": 2}, "mode": "lines", "showlegend": true, "type": "scatter3d", "x": [-0.02601, -0.01317], "y": [1.24, 1.616], "z": [1.119, 0.9021]}, {"line": {"color": "red", "width": 2}, "mode": "lines", "showlegend": true, "type": "scatter3d", "x": [-0.01016, -0.005495], "y": [1.287, 1.625], "z": [1.117, 0.9048]}, {"line": {"color": "red", "width": 2}, "mode": "lines", "showlegend": true, "type": "scatter3d", "x": [0.005232, 0.002182], "y": [1.335, 1.633], "z": [1.115, 0.9075]}, {"line": {"color": "red", "width": 2}, "mode": "lines", "showlegend": true, "type": "scatter3d", "x": [0.02083, 0.009859], "y": [1.383, 1.642], "z": [1.113, 0.9101]}, {"line": {"color": "red", "width": 2}, "mode": "lines", "showlegend": true, "type": "scatter3d", "x": [0.03683, 0.01754], "y": [1.43, 1.65], "z": [1.108, 0.9128]}, {"line": {"color": "red", "width": 2}, "mode": "lines", "showlegend": true, "type": "scatter3d", "x": [0.05283, 0.02521], "y": [1.477, 1.659], "z": [1.1, 0.9155]}, {"line": {"color": "red", "width": 2}, "mode": "lines", "showlegend": true, "type": "scatter3d", "x": [0.06786, 0.03289], "y": [1.523, 1.667], "z": [1.086, 0.9182]}, {"line": {"color": "red", "width": 2}, "mode": "lines", "showlegend": true, "type": "scatter3d", "x": [0.08046, 0.04057], "y": [1.567, 1.676], "z": [1.065, 0.9209]}, {"line": {"color": "red", "width": 2}, "mode": "lines", "showlegend": true, "type": "scatter3d", "x": [0.08882, 0.04824], "y": [1.609, 1.684], "z": [1.039, 0.9236]}, {"line": {"color": "red", "width": 2}, "mode": "lines", "showlegend": true, "type": "scatter3d", "x": [0.09106, 0.05592], "y": [1.647, 1.693], "z": [1.007, 0.9263]}, {"line": {"color": "red", "width": 2}, "mode": "lines", "showlegend": true, "type": "scatter3d", "x": [0.08557, 0.0636], "y": [1.681, 1.701], "z": [0.97, 0.9289]}, {"line": {"color": "red", "width": 2}, "mode": "lines", "showlegend": true, "type": "scatter3d", "x": [0.07127, 0.07127], "y": [1.71, 1.71], "z": [0.9316, 0.9316]}], "layout": {"scene": {"xaxis": {"title": {"text": "X"}}, "yaxis": {"title": {"text": "Y"}}, "zaxis": {"title": {"text": "Z"}}}, "title": {"text": "Helix Visualization with Difference Vectors", "x": 0.5, "xanchor": "center", "y": 0.95, "yanchor": "top"}}}
